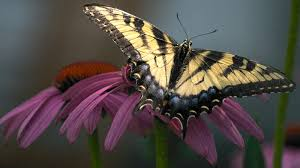
//> input picture Edge Detection/Images/image1.jpg, 300 x 168 px
$ ./Edge_Detection Images/image1.jpg sobel   (built with g++ and OpenCV 4)
//> lines starting //> are read from the running program, lines starting //| are printed output that depends on the picture
//> further down, image is the input picture: 168 rows x 300 cols, CV_8UC3; mean B, G, R 70.4, 74.4, 82.5
// Edge Detection.cpp : This file contains the 'main' function. Program execution begins and ends there.
//

#include <iostream>
#include <math.h>
#include <string>
#include "opencv2/core/core.hpp"
#include "opencv2/highgui/highgui.hpp"
#include "opencv2/imgproc/imgproc.hpp"

using namespace std;
using namespace cv;

Mat preProcessing(Mat image)
{
    Mat blurImage;
    GaussianBlur(image, blurImage, Size(3, 3), 1);
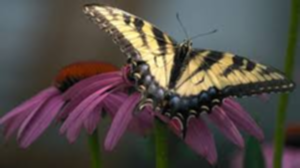
//> blurImage: 168 rows x 300 cols, CV_8UC3; mean B, G, R 70.4, 74.4, 82.5

    Mat grayImage;
    cvtColor(blurImage, grayImage, COLOR_BGR2GRAY);
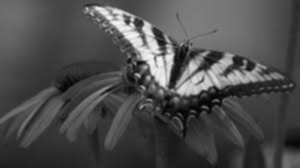
//> grayImage: 168 rows x 300 cols, CV_8UC1; min 2, max 244, mean 76.4

    blurImage.release();
    return grayImage;
}

int xGradientSobel(Mat image, int x, int y)
{
    return -image.at<uchar>(x - 1, y - 1) - 2 * image.at<uchar>(x - 1, y)
        - image.at<uchar>(x - 1, y + 1) + image.at<uchar>(x + 1, y - 1)
        + 2 * image.at<uchar>(x + 1, y) + image.at<uchar>(x + 1, y + 1);
}

int yGradientSobel(Mat image, int x, int y)
{
    return -image.at<uchar>(x - 1, y - 1) - 2 * image.at<uchar>(x, y - 1)
        - image.at<uchar>(x + 1, y - 1) + image.at<uchar>(x - 1, y + 1)
        + 2 * image.at<uchar>(x, y + 1) + image.at<uchar>(x + 1, y + 1);
}

// [13 lines left out: functions xGradientPrewitt, yGradientPrewitt, not called in this run]

int gradient(Mat image, int x, int y, string type)
{
    if (x < 1 || y < 1)
        return 0;
    else if (x == image.rows - 1 || y == image.cols - 1)
        return 0;

    int gx, gy, g;
    g = gx = gy = 0;
    if (type == "Sobel" || type == "sobel")
    {
        gx = xGradientSobel(image, x, y);
        gy = yGradientSobel(image, x, y);
    }
    else if (type == "Prewitt" || type == "prewitt")
    {
        gx = xGradientPrewitt(image, x, y);
        gy = yGradientPrewitt(image, x, y);
    }
    else if (type == "Laplace" || type == "laplace")
    {
        return image.at<uchar>(x, y - 1) + image.at<uchar>(x - 1, y) + image.at<uchar>(x + 1, y)
            + image.at<uchar>(x, y + 1) - 4 * image.at<uchar>(x, y);
    }

    g = sqrt(gx * gx + gy * gy);
    return g;
}

// [62 lines left out: functions angleDirection, isEdge, isNeighborOfEdge, not called in this run]

//*****************************************************************************//

int detectedBySobel(Mat src, Mat des, int x, int y)
{
//> called with x = 1, y = 1
    int gx, gy, g;

    if (x == 1 && y == 0)
    {
        // Horizontal
        for (int i = 1; i < src.rows - 1; ++i)
            for (int j = 1; j < src.cols - 1; ++j)
            {
                gx = xGradientSobel(src, i, j);
                des.at<uchar>(i, j) = gx;
            }
        namedWindow("Sobel edge detection horizontal", WINDOW_AUTOSIZE);
        imshow("Sobel edge detection horizontal", des);
        waitKey(0);
    }
    else if (x == 0 && y == 1)
    {
        // Vertical
        for (int i = 1; i < src.rows - 1; ++i)
            for (int j = 1; j < src.cols - 1; ++j)
            {
                gy = yGradientSobel(src, i, j);
                des.at<uchar>(i, j) = gy;
            }
        namedWindow("Sobel edge detection vertical", WINDOW_AUTOSIZE);
        imshow("Sobel edge detection vertical", des);
        waitKey(0);
    }
    else if (x == 1 && y == 1)
    {
        // Magnitude
        for (int i = 1; i < src.rows - 1; i++)
        {
            for (int j = 1; j < src.cols - 1; j++)
            {
                g = gradient(src, i, j, "sobel");
                des.at<uchar>(i, j) = g;
            }
        }
//> this loop made 166 passes
//> g on passes 1 to 3: 5, 7, 9
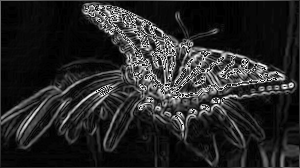
//> des: 168 rows x 300 cols, CV_8UC1; min 0, max 255, mean 38.9
//> after the loop, g = 9
        namedWindow("Sobel edge detection horizontal and vertical", WINDOW_AUTOSIZE);
        imshow("Sobel edge detection horizontal and vertical", des);
        waitKey(0);
    }

    return 1;
}

// [110 lines left out: functions detectedByPrewitt, detectedByLaplace, detectedByCanny, not called in this run]

int main(int argc, char** argv)
{

    if (argc < 3)
    {
        cout << "Tham so truyen vao khong du\n";
        return -1;
    }
    else if (argc == 3)
    {

        Mat image = imread(argv[1], IMREAD_COLOR);
        if (!image.data)
        {
            cout << "Loi: khong the mo anh\n";
            return -1;
        }
        Mat src = preProcessing(image);

        Mat des = src.clone();

        if (strcmp(argv[2], "sobel") == 0)
            int a = detectedBySobel(src, des, 1, 1);
//> a = 1
        else if (strcmp(argv[2], "prewitt") == 0)
            int b = detectedByPrewitt(src, des, 1, 1);
        else if (strcmp(argv[2], "laplace") == 0)
            int c = detectedByLaplace(src, des);
        else if (strcmp(argv[2], "canny") == 0)
            int d = detectedByCanny(src, des, 100, 200);
        else cout << "Cu phap cho viec khoi chay chuong trinh khong hop le\n";

        image.release();
        src.release();
        des.release();
    }
    else if (argc == 4)
    {
        Mat image = imread(argv[1], IMREAD_COLOR);
        if (!image.data)
        {
            cout << "Loi: khong the mo anh\n";
            return -1;
        }
        Mat src = preProcessing(image);

        Mat des = src.clone();

        if (strcmp(argv[2], "sobel") == 0)
        {
            Sobel(src, des, CV_32F, 1, 1, 3, 1, 0, BORDER_DEFAULT);
        }
        else if (strcmp(argv[2], "laplace") == 0)
        {
            Laplacian(src, des, CV_32F, 3, 1, 0, BORDER_DEFAULT);
        }
        else if (strcmp(argv[2], "canny") == 0)
        {
            Canny(src, des, 100, 200, 3, false);
        }
        else
        {
            cout << "Cu phap cho viec khoi chay chuong trinh khong hop le\n";
            return -1;
        }

        namedWindow("Display test", WINDOW_AUTOSIZE);
        imshow("Display test", des);
        waitKey(0);

        image.release();
        src.release();
        des.release();
    }

}

$ run again, on Edge Detection/Images/image3.jpg
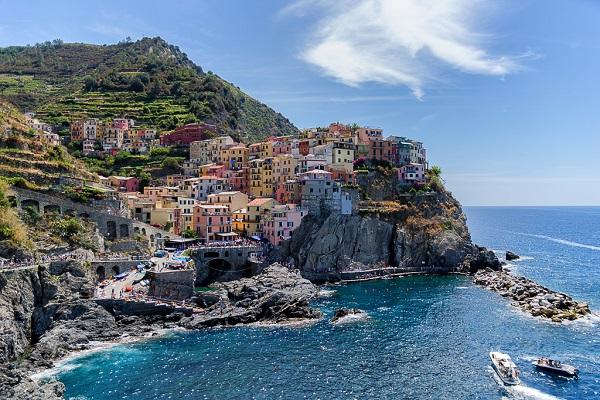
//> input picture Edge Detection/Images/image3.jpg, 600 x 400 px
//> image is the input picture: 400 rows x 600 cols, CV_8UC3; mean B, G, R 142.3, 123.3, 103.5
//> in preProcessing, `cvtColor(blurImage, grayImage, COLOR_BGR2GRAY);`:
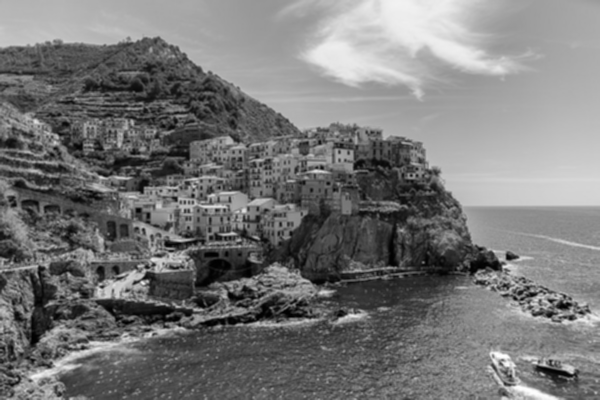
//> grayImage: 400 rows x 600 cols, CV_8UC1; min 1, max 254, mean 119.6
//> the loop in detectedBySobel, `for (int i = 1; i < src.rows - 1; i++)` made 398 passes
//> g on passes 1 to 3: 11, 15, 15
//> after the loop in detectedBySobel, `for (int i = 1; i < src.rows - 1; i++)`:
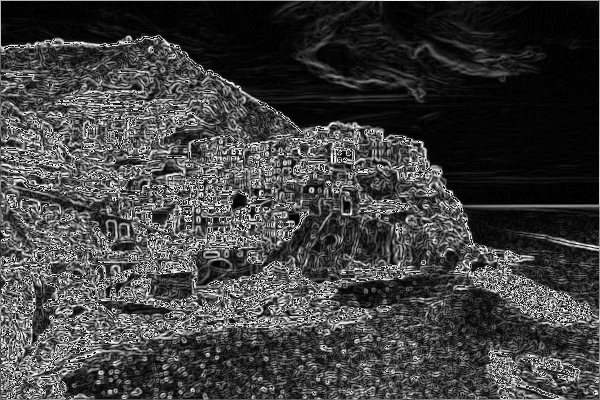
//> des: 400 rows x 600 cols, CV_8UC1; min 0, max 255, mean 64.7
//> after the loop in detectedBySobel, `for (int i = 1; i < src.rows - 1; i++)`: g = 50
//> a = 1

$ run again, on Edge Detection/Images/image5.jpg
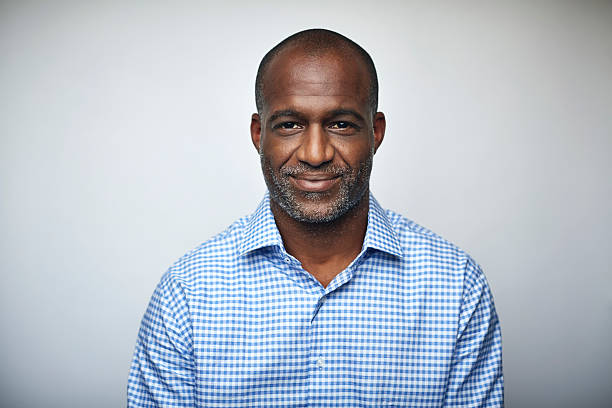
//> input picture Edge Detection/Images/image5.jpg, 612 x 408 px
//> image is the input picture: 408 rows x 612 cols, CV_8UC3; mean B, G, R 198.5, 188, 180.7
//> in preProcessing, `cvtColor(blurImage, grayImage, COLOR_BGR2GRAY);`:
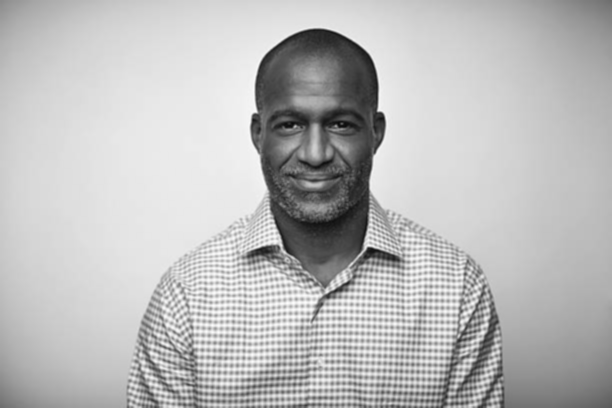
//> grayImage: 408 rows x 612 cols, CV_8UC1; min 10, max 253, mean 187.1
//> the loop in detectedBySobel, `for (int i = 1; i < src.rows - 1; i++)` made 406 passes
//> g on passes 1 to 3: 10, 13, 16
//> after the loop in detectedBySobel, `for (int i = 1; i < src.rows - 1; i++)`:
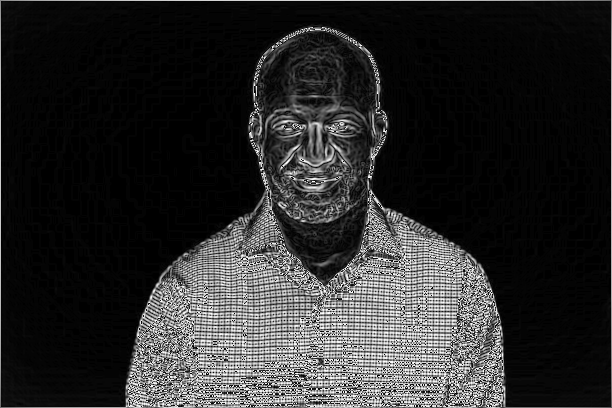
//> des: 408 rows x 612 cols, CV_8UC1; min 0, max 255, mean 43.2
//> after the loop in detectedBySobel, `for (int i = 1; i < src.rows - 1; i++)`: g = 8
//> a = 1
